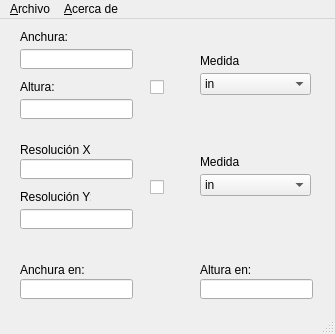
<?xml version="1.0" encoding="UTF-8"?>
<ui version="4.0">
 <class>MainWindow</class>
 <widget class="QMainWindow" name="MainWindow">
  <property name="windowModality">
   <enum>Qt::NonModal</enum>
  </property>
  <property name="geometry">
   <rect>
    <x>0</x>
    <y>0</y>
    <width>335</width>
    <height>334</height>
   </rect>
  </property>
  <property name="sizePolicy">
   <sizepolicy hsizetype="Ignored" vsizetype="Ignored">
    <horstretch>0</horstretch>
    <verstretch>0</verstretch>
   </sizepolicy>
  </property>
  <property name="maximumSize">
   <size>
    <width>335</width>
    <height>334</height>
   </size>
  </property>
  <property name="windowTitle">
   <string>MainWindow</string>
  </property>
  <widget class="QWidget" name="centralwidget">
   <widget class="QLabel" name="lbl_width_2">
    <property name="geometry">
     <rect>
      <x>20</x>
      <y>10</y>
      <width>47</width>
      <height>16</height>
     </rect>
    </property>
    <property name="text">
     <string>Anchura:</string>
    </property>
   </widget>
   <widget class="QLabel" name="lbl_height_2">
    <property name="geometry">
     <rect>
      <x>20</x>
      <y>60</y>
      <width>47</width>
      <height>16</height>
     </rect>
    </property>
    <property name="text">
     <string>Altura:</string>
    </property>
   </widget>
   <widget class="QLineEdit" name="txtWidth">
    <property name="geometry">
     <rect>
      <x>20</x>
      <y>30</y>
      <width>113</width>
      <height>20</height>
     </rect>
    </property>
   </widget>
   <widget class="QLineEdit" name="txtHeight">
    <property name="geometry">
     <rect>
      <x>20</x>
      <y>80</y>
      <width>113</width>
      <height>20</height>
     </rect>
    </property>
   </widget>
   <widget class="QComboBox" name="cmbMesure01">
    <property name="geometry">
     <rect>
      <x>200</x>
      <y>54</y>
      <width>111</width>
      <height>22</height>
     </rect>
    </property>
    <property name="currentText">
     <string>in</string>
    </property>
    <item>
     <property name="text">
      <string>in</string>
     </property>
    </item>
    <item>
     <property name="text">
      <string>cm</string>
     </property>
    </item>
    <item>
     <property name="text">
      <string>mm</string>
     </property>
    </item>
    <item>
     <property name="text">
      <string>px</string>
     </property>
    </item>
   </widget>
   <widget class="QComboBox" name="cmbMesure02">
    <property name="geometry">
     <rect>
      <x>200</x>
      <y>155</y>
      <width>111</width>
      <height>22</height>
     </rect>
    </property>
    <item>
     <property name="text">
      <string>in</string>
     </property>
    </item>
    <item>
     <property name="text">
      <string>cm</string>
     </property>
    </item>
    <item>
     <property name="text">
      <string>mm</string>
     </property>
    </item>
    <item>
     <property name="text">
      <string>px</string>
     </property>
    </item>
   </widget>
   <widget class="QCheckBox" name="cbxChain01">
    <property name="geometry">
     <rect>
      <x>150</x>
      <y>60</y>
      <width>31</width>
      <height>17</height>
     </rect>
    </property>
    <property name="text">
     <string/>
    </property>
    <property name="icon">
     <iconset>
      <normaloff>assets/chain-broken.png</normaloff>assets/chain-broken.png</iconset>
    </property>
    <property name="iconSize">
     <size>
      <width>24</width>
      <height>24</height>
     </size>
    </property>
   </widget>
   <widget class="QCheckBox" name="cbxChain02">
    <property name="geometry">
     <rect>
      <x>150</x>
      <y>160</y>
      <width>41</width>
      <height>17</height>
     </rect>
    </property>
    <property name="text">
     <string/>
    </property>
    <property name="icon">
     <iconset>
      <normaloff>assets/chain-broken.png</normaloff>assets/chain-broken.png</iconset>
    </property>
    <property name="iconSize">
     <size>
      <width>24</width>
      <height>24</height>
     </size>
    </property>
   </widget>
   <widget class="QLineEdit" name="txtAspectRateX">
    <property name="geometry">
     <rect>
      <x>20</x>
      <y>140</y>
      <width>113</width>
      <height>20</height>
     </rect>
    </property>
   </widget>
   <widget class="QLineEdit" name="txtAspectRateY">
    <property name="geometry">
     <rect>
      <x>20</x>
      <y>190</y>
      <width>113</width>
      <height>20</height>
     </rect>
    </property>
   </widget>
   <widget class="QLineEdit" name="txtWidthResult">
    <property name="geometry">
     <rect>
      <x>20</x>
      <y>260</y>
      <width>113</width>
      <height>20</height>
     </rect>
    </property>
   </widget>
   <widget class="QLineEdit" name="txtHeightResult">
    <property name="geometry">
     <rect>
      <x>200</x>
      <y>260</y>
      <width>113</width>
      <height>20</height>
     </rect>
    </property>
   </widget>
   <widget class="QLabel" name="lbl_ppp_x">
    <property name="geometry">
     <rect>
      <x>20</x>
      <y>120</y>
      <width>71</width>
      <height>21</height>
     </rect>
    </property>
    <property name="text">
     <string>Resolución X:</string>
    </property>
   </widget>
   <widget class="QLabel" name="lbl_ppp_y">
    <property name="geometry">
     <rect>
      <x>20</x>
      <y>170</y>
      <width>71</width>
      <height>16</height>
     </rect>
    </property>
    <property name="text">
     <string>Resolución Y:</string>
    </property>
   </widget>
   <widget class="QLabel" name="lbl_mesure01">
    <property name="geometry">
     <rect>
      <x>200</x>
      <y>34</y>
      <width>47</width>
      <height>16</height>
     </rect>
    </property>
    <property name="text">
     <string>Medida</string>
    </property>
   </widget>
   <widget class="QLabel" name="lbl_mesure02">
    <property name="geometry">
     <rect>
      <x>200</x>
      <y>135</y>
      <width>47</width>
      <height>16</height>
     </rect>
    </property>
    <property name="text">
     <string>Medida</string>
    </property>
   </widget>
   <widget class="QLabel" name="lbl_wight_result">
    <property name="geometry">
     <rect>
      <x>20</x>
      <y>240</y>
      <width>71</width>
      <height>21</height>
     </rect>
    </property>
    <property name="text">
     <string>Anchura en:</string>
    </property>
   </widget>
   <widget class="QLabel" name="lbl_height">
    <property name="geometry">
     <rect>
      <x>200</x>
      <y>240</y>
      <width>71</width>
      <height>21</height>
     </rect>
    </property>
    <property name="text">
     <string>Altura en:</string>
    </property>
   </widget>
   <widget class="QLabel" name="lbl_width">
    <property name="geometry">
     <rect>
      <x>90</x>
      <y>240</y>
      <width>47</width>
      <height>16</height>
     </rect>
    </property>
    <property name="text">
     <string/>
    </property>
   </widget>
   <widget class="QLabel" name="label_10">
    <property name="geometry">
     <rect>
      <x>250</x>
      <y>240</y>
      <width>47</width>
      <height>16</height>
     </rect>
    </property>
    <property name="text">
     <string/>
    </property>
   </widget>
  </widget>
  <widget class="QStatusBar" name="statusbar"/>
  <widget class="QMenuBar" name="menubar">
   <property name="geometry">
    <rect>
     <x>0</x>
     <y>0</y>
     <width>335</width>
     <height>21</height>
    </rect>
   </property>
   <widget class="QMenu" name="menu_Archivo">
    <property name="title">
     <string>&amp;Archivo</string>
    </property>
   </widget>
   <widget class="QMenu" name="menu_About">
    <property name="title">
     <string>&amp;Acerca de</string>
    </property>
    <addaction name="action"/>
   </widget>
   <addaction name="menu_Archivo"/>
   <addaction name="menu_About"/>
  </widget>
  <action name="action">
   <property name="text">
    <string>&amp;Información</string>
   </property>
  </action>
 </widget>
 <resources/>
 <connections>
  <connection>
   <sender>cbxChain01</sender>
   <signal>toggled(bool)</signal>
   <receiver>cbxChain01</receiver>
   <slot>toggle()</slot>
   <hints>
    <hint type="sourcelabel">
     <x>164</x>
     <y>85</y>
    </hint>
    <hint type="destinationlabel">
     <x>164</x>
     <y>85</y>
    </hint>
   </hints>
  </connection>
 </connections>
</ui>
